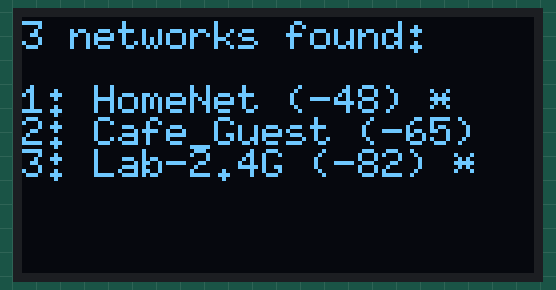
Simulated run of this sketch. Board: ESP32. Shown: 128×64 one-colour display. A WiFi scan finds three made-up networks.

Above: at 2.1 s.

The sketch:

heltec-esp32-network-scanner.ino
```cpp
//////////////////////////////////////////////////////////////////////////////////////////////////////////////
//                                                                                                          //
//                                     Heltech WiFi Kit 32 Wifi Scanner                                     //
//                                                                                                          //
//////////////////////////////////////////////////////////////////////////////////////////////////////////////


//////////////////////////////////////////////////////////////////////////////////////////////////////////////
//
// Includes.
//
//////////////////////////////////////////////////////////////////////////////////////////////////////////////

#include                              "WiFi.h"
#include                              <U8g2lib.h>

//////////////////////////////////////////////////////////////////////////////////////////////////////////////
//
// Variables.
//
//////////////////////////////////////////////////////////////////////////////////////////////////////////////

U8G2_SSD1306_128X64_NONAME_F_HW_I2C   u8g2(U8G2_R0, 16, 15, 4);

//////////////////////////////////////////////////////////////////////////////////////////////////////////////
//
// Setup.
//
//////////////////////////////////////////////////////////////////////////////////////////////////////////////

void setup()
{
  // Set the wifi mode to station.

  WiFi.mode(WIFI_STA);

  // Initialize the graphics library.

  u8g2.begin();
  u8g2.setFont(u8g2_font_6x10_tf);
  u8g2.setFontRefHeightExtendedText();
  u8g2.setDrawColor(1);
  u8g2.setFontPosTop();
  u8g2.setFontDirection(0);
}

//////////////////////////////////////////////////////////////////////////////////////////////////////////////
//
// Main loop.
//
//////////////////////////////////////////////////////////////////////////////////////////////////////////////

void  loop()
{
    // Obtain network count.

    int nNetworkCount = WiFi.scanNetworks();

    // Clear the display buffer.

    u8g2.clearBuffer();

    // Display networks.

    if(nNetworkCount == 0)
    {
        // No networks found.

        u8g2.drawStr(0, 0, "0 networks found.");
    }
    else
    {
        // Networks found.

        char    chBuffer[128];
        char    chEncryption[64];
        char    chRSSI[64];
        char    chSSID[64];

        // Display network count.

        sprintf(chBuffer, "%d networks found:", nNetworkCount);
        u8g2.drawStr(0, 0, chBuffer);

        // Display the networks.

        for(int nNetwork = 0; nNetwork < nNetworkCount; nNetwork ++)
        {
            // Obtain ssid for this network.

            WiFi.SSID(nNetwork).toCharArray(chSSID, 64);

            // Obtain the rssi for this network.

            sprintf(chRSSI, "(%d)", WiFi.RSSI(nNetwork));

            // Obtain the encryption type for this network.

            sprintf(chEncryption, "%s", WiFi.encryptionType(nNetwork) == WIFI_AUTH_OPEN ? " ": "*");

            // Display the results.

            sprintf(chBuffer, "%d: %s %s %s", nNetwork + 1, chSSID, chRSSI, chEncryption);
            u8g2.drawStr(0, 8 + ((nNetwork + 1) * 8), chBuffer);
        }
    }

  // Send the display buffer to the oled.

  u8g2.sendBuffer();

  // Delay.

  delay(2000);
}
```
